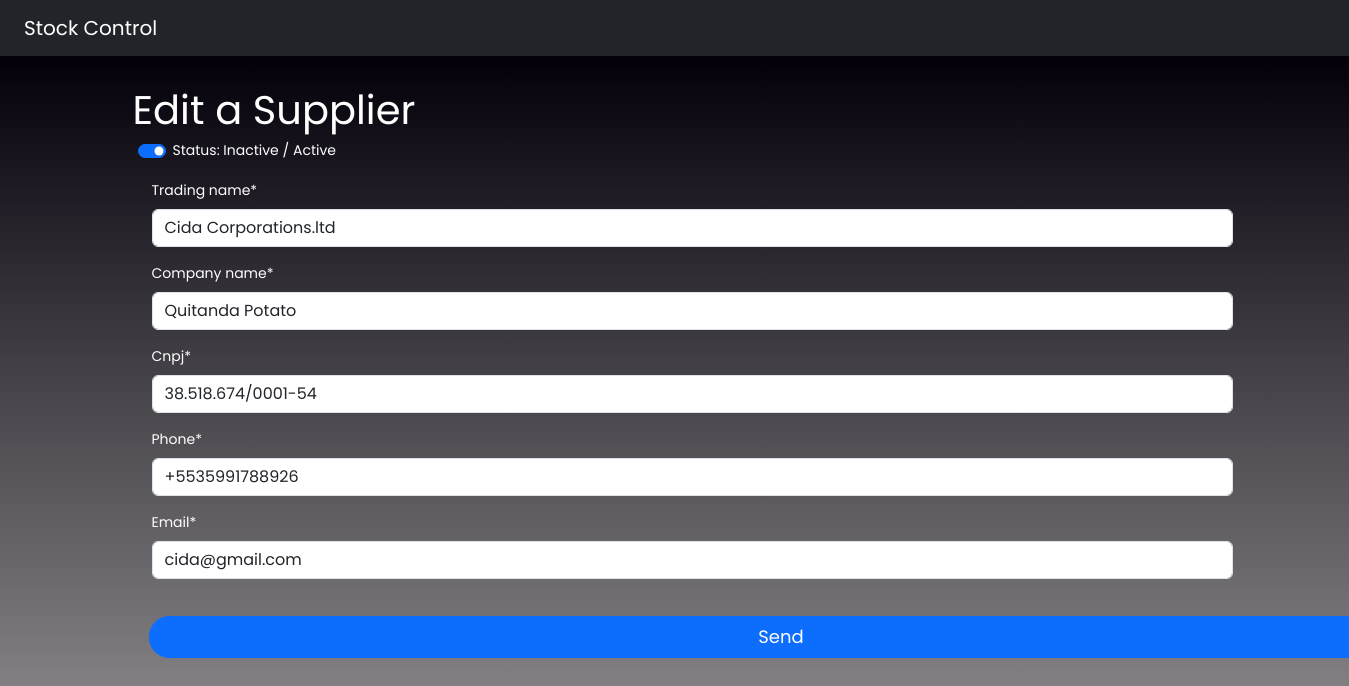
Page /edit_supplier/2 on the committed database.
### stock_app/models.py (models this page shows)
class Suppliers(models.Model):
    status = models.BooleanField(default=False, verbose_name=f"Status: Inactive / Active")
    trading_name = models.CharField(max_length=250, null=False)
    company_name = models.CharField(max_length=250, null=False)
    cnpj = models.CharField(max_length=18, unique=True, null=False)
    phone = models.CharField(max_length=15, null=False)
    email = models.EmailField(default="")

### stock_app/views.py (the view)
# urls.py: path("edit_supplier/<int:id>", edit_supplier)
def edit_supplier(request, id=None):
    supplier = get_object_or_404(Suppliers, id=id)
    form = SuppliersForm(request.POST or None, instance=supplier)
    if form.is_valid():
        obj = form.save()
        obj.save()
        messages.success(request, f"Supplier: {obj.trading_name} edited successfully!")
        return redirect("suppliers")
    return render(request, "suppliers/edit_supplier.html", {"form": form})

### stock_app/forms.py
class SuppliersForm(forms.ModelForm):
    class Meta:
        model = Suppliers
        fields = ["status", "trading_name", "company_name", "cnpj", "phone", "email"]
        widgets = {
            "trading_name":forms.TextInput(attrs={"placeholder":"Inform trading name"}),
            "company_name":forms.TextInput(attrs={"placeholder":"Inform company name"}),
            "cnpj":forms.TextInput(attrs={"placeholder":"Inform company cnpj"}),
            "phone":forms.TextInput(attrs={"placeholder":"Inform comapny phone"}),
            "email":forms.TextInput(attrs={"placeholder":"Inform company email address"})
        }

### templates/suppliers/edit_supplier.html (shortened to what this page needs)
{% extends "base.html" %}
{% load crispy_forms_tags %}
{% load crispy_forms_filters %}
{% block content %}
<div class="py-4 container">
    <p class="mx-3 text-white fs-1 fw-normal">Edit a Supplier</p>
    <form class="text-white" action="" method="post"> {% csrf_token %}
        <div class="form-check form-switch">
        {{ form|crispy }}
        </div>
        <br>
        <input class="btn btn--pill btn-primary" style="width: 1265px; margin-left: 32px;" type="submit" name="" value="Send">
    </form>
</div>
{% endblock content %}

### static/css/main.css (style rules this page uses)
html { -webkit-box-sizing: border-box; -moz-box-sizing: border-box; box-sizing: border-box; }
* { padding: 0; margin: 0; }
*, *:before, *:after { -webkit-box-sizing: inherit; -moz-box-sizing: inherit; box-sizing: inherit; }
body, h1, h2, h3, h4, h5, h6, blockquote, p, pre, dl, dd, ol, ul, figure, hr, fieldset, legend { margin: 0; padding: 0; }
body { font-family: "Poppins", "Arial", "Helvetica Neue", sans-serif; font-weight: 400; font-size: 14px; }
.btn { display: inline-block; line-height: 40px; padding: 0 33px; font-family: Poppins, Arial, "Helvetica Neue", sans-serif; cursor: pointer; color: #fff; -webkit-transition: all 0.4s ease; -o-transition: all 0.4s ease; -moz-transition: all 0.4s ease; transition: all 0.4s ease; font-size: 18px; }
.btn--pill { -webkit-border-radius: 20px; -moz-border-radius: 20px; border-radius: 20px; }
input { outline: none; margin: 0; border: none; -webkit-box-shadow: none; -moz-box-shadow: none; box-shadow: none; width: 100%; font-size: 14px; font-family: inherit; }

### rows in the picture
Suppliers: status "☑", trading_name "Cida Corporations.ltd", company_name "Quitanda Potato", cnpj "38.518.674/0001-54", phone "+5535991788926", email "cida@gmail.com"
